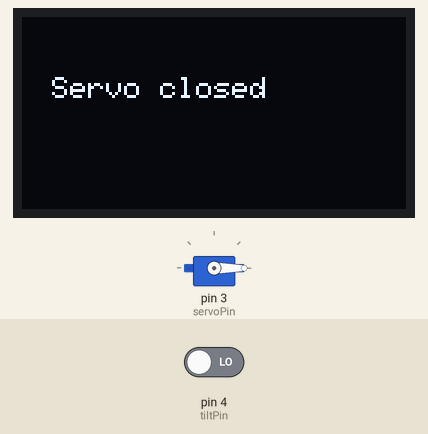
Bench run of a sketch on a simulated Arduino Uno, built with avr-gcc and run on an emulated ATmega328P. Shown: servo, 128×64 one-colour display. The test bench sets the inputs (shaded band); at power-on: pin 4 (tiltPin) LOW. What the sketch prints to the serial monitor is not drawn.

Above: at 1.2 s.
1.3 s: pin 4 (tiltPin) driven HIGH
At 2.5 s:
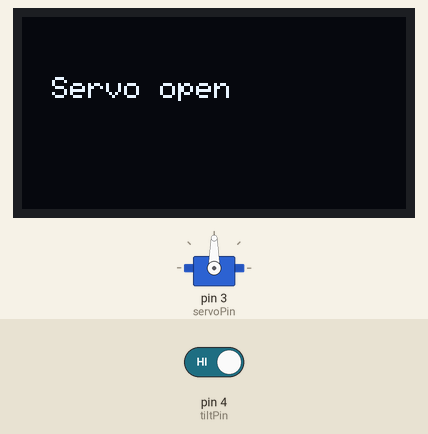
2.8 s: pin 4 (tiltPin) driven LOW
At 3.7 s:
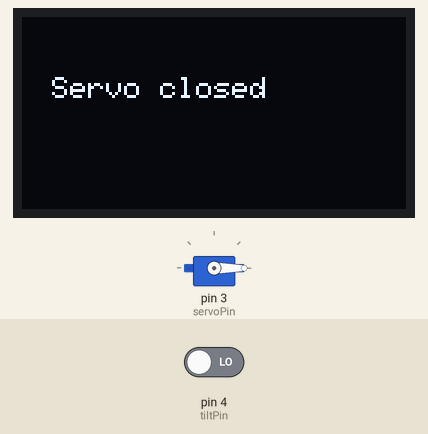
Timing chart, 0 to 5.8 s (numbered marks = the images above; inputs shaded):
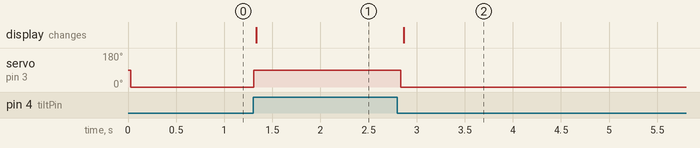

The sketch:

08_d_Servo_Sensor_OLED.ino
```cpp
#include <Servo.h>
#include <Wire.h>
#include <Adafruit_GFX.h>
#include <Adafruit_SSD1306.h>

#define tiltPin 4
#define servoPin 3

Servo myServo;
Adafruit_SSD1306 display(128, 64, &Wire, -1);

void setup() {
  pinMode(tiltPin, INPUT);
  myServo.attach(servoPin);
  Serial.begin(9600);

  display.begin(SSD1306_SWITCHCAPVCC, 0x3C);
  display.setTextSize(1);
  display.setTextColor(SSD1306_WHITE);
}

void loop() {
  int t = digitalRead(tiltPin);
  Serial.println(t);

  display.clearDisplay();
  display.setCursor(10, 20);

  if (t == HIGH) {
    myServo.write(90);
    display.println("Servo open");
  } else {
    myServo.write(0);
    display.println("Servo closed");
  }

  display.display();
  delay(100);
}
```

Measured:
- after the input at 1.3 s, servo on pin 3 (servoPin): 0° → 90° at once; the display: changes at once (image 1)
- after the input at 2.8 s, servo on pin 3 (servoPin): 90° → 0° at once; the display: changes after 0.06 s (image 2)
